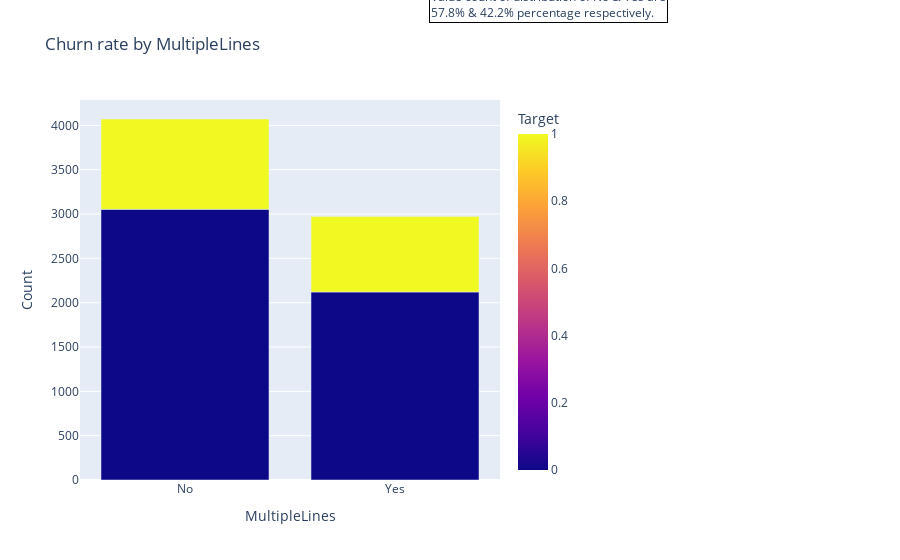
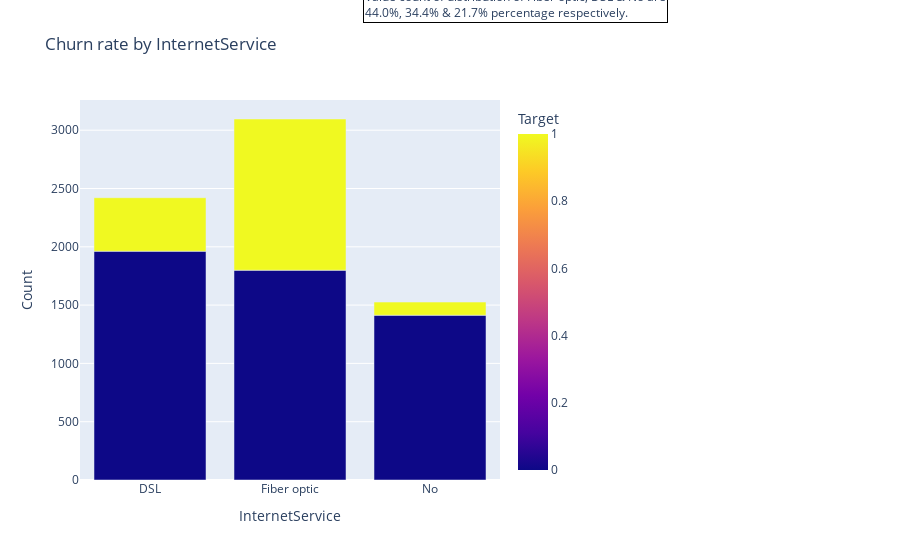
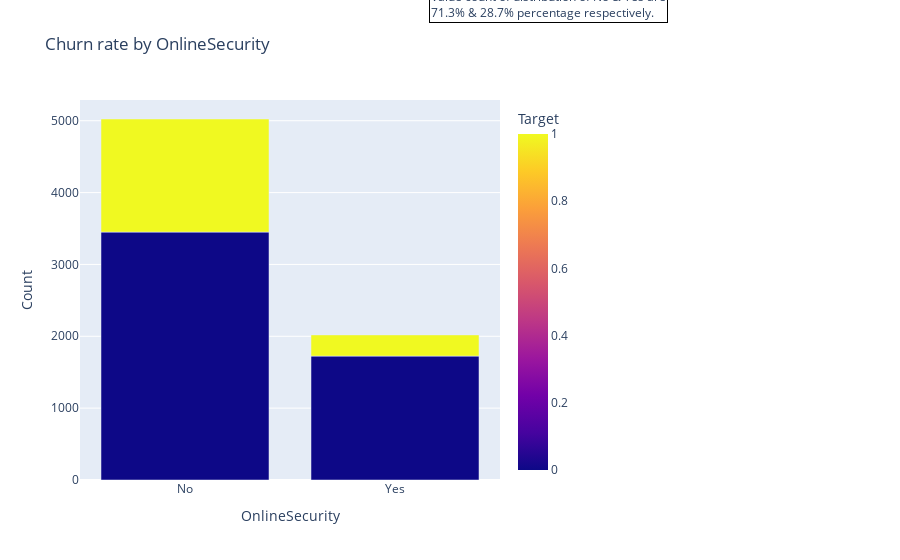

The notebook cell saved with these charts, in order:
### Markdown cell above
### Иследуем распределение по сервисам

### Code cell
bar('MultipleLines')
bar('InternetService')
bar('OnlineSecurity')
bar('OnlineBackup')
bar('DeviceProtection')
bar('TechSupport')
bar('StreamingTV')
bar('StreamingMovies')

### Figure 1 — Plotly figure (JSON) as saved in the notebook; plotly's stock layout.template omitted (floating-point values rounded to 4 significant figures)
{"data": [{"alignmentgroup": "True", "hovertemplate": "MultipleLines=%{x}<br>Count=%{y}<br>Target=%{marker.color}<extra></extra>", "legendgroup": "", "marker": {"color": [0, 1, 0, 1], "coloraxis": "coloraxis", "pattern": {"shape": ""}}, "name": "", "offsetgroup": "", "orientation": "v", "showlegend": false, "textposition": "auto", "type": "bar", "x": ["No", "No", "Yes", "Yes"], "xaxis": "x", "y": [3053, 1019, 2121, 850], "yaxis": "y"}], "layout": {"annotations": [{"align": "left", "bordercolor": "black", "borderwidth": 1, "showarrow": false, "text": "Value count of distribution of No & Yes are<br>57.8% & 42.2% percentage respectively.", "x": 1.4, "xref": "paper", "y": 1.3, "yref": "paper"}], "barmode": "group", "coloraxis": {"colorbar": {"title": {"text": "Target"}}, "colorscale": [[0, "#0d0887"], [0.1111, "#46039f"], [0.2222, "#7201a8"], [0.3333, "#9c179e"], [0.4444, "#bd3786"], [0.5556, "#d8576b"], [0.6667, "#ed7953"], [0.7778, "#fb9f3a"], [0.8889, "#fdca26"], [1, "#f0f921"]]}, "legend": {"tracegroupgap": 0}, "margin": {"r": 400}, "title": {"text": "Churn rate by MultipleLines"}, "xaxis": {"anchor": "y", "domain": [0, 1], "title": {"text": "MultipleLines"}}, "yaxis": {"anchor": "x", "domain": [0, 1], "title": {"text": "Count"}}}}

### Figure 2 — Plotly figure (JSON) as saved in the notebook; plotly's stock layout.template omitted (floating-point values rounded to 4 significant figures)
{"data": [{"alignmentgroup": "True", "hovertemplate": "InternetService=%{x}<br>Count=%{y}<br>Target=%{marker.color}<extra></extra>", "legendgroup": "", "marker": {"color": [0, 1, 0, 1, 0, 1], "coloraxis": "coloraxis", "pattern": {"shape": ""}}, "name": "", "offsetgroup": "", "orientation": "v", "showlegend": false, "textposition": "auto", "type": "bar", "x": ["DSL", "DSL", "Fiber optic", "Fiber optic", "No", "No"], "xaxis": "x", "y": [1962, 459, 1799, 1297, 1413, 113], "yaxis": "y"}], "layout": {"annotations": [{"align": "left", "bordercolor": "black", "borderwidth": 1, "showarrow": false, "text": "Value count of distribution of Fiber optic, DSL & No are<br>44.0%, 34.4% & 21.7% percentage respectively.", "x": 1.4, "xref": "paper", "y": 1.3, "yref": "paper"}], "barmode": "group", "coloraxis": {"colorbar": {"title": {"text": "Target"}}, "colorscale": [[0, "#0d0887"], [0.1111, "#46039f"], [0.2222, "#7201a8"], [0.3333, "#9c179e"], [0.4444, "#bd3786"], [0.5556, "#d8576b"], [0.6667, "#ed7953"], [0.7778, "#fb9f3a"], [0.8889, "#fdca26"], [1, "#f0f921"]]}, "legend": {"tracegroupgap": 0}, "margin": {"r": 400}, "title": {"text": "Churn rate by InternetService"}, "xaxis": {"anchor": "y", "domain": [0, 1], "title": {"text": "InternetService"}}, "yaxis": {"anchor": "x", "domain": [0, 1], "title": {"text": "Count"}}}}

### Figure 3 — Plotly figure (JSON) as saved in the notebook; plotly's stock layout.template omitted (floating-point values rounded to 4 significant figures)
{"data": [{"alignmentgroup": "True", "hovertemplate": "OnlineSecurity=%{x}<br>Count=%{y}<br>Target=%{marker.color}<extra></extra>", "legendgroup": "", "marker": {"color": [0, 1, 0, 1], "coloraxis": "coloraxis", "pattern": {"shape": ""}}, "name": "", "offsetgroup": "", "orientation": "v", "showlegend": false, "textposition": "auto", "type": "bar", "x": ["No", "No", "Yes", "Yes"], "xaxis": "x", "y": [3450, 1574, 1724, 295], "yaxis": "y"}], "layout": {"annotations": [{"align": "left", "bordercolor": "black", "borderwidth": 1, "showarrow": false, "text": "Value count of distribution of No & Yes are<br>71.3% & 28.7% percentage respectively.", "x": 1.4, "xref": "paper", "y": 1.3, "yref": "paper"}], "barmode": "group", "coloraxis": {"colorbar": {"title": {"text": "Target"}}, "colorscale": [[0, "#0d0887"], [0.1111, "#46039f"], [0.2222, "#7201a8"], [0.3333, "#9c179e"], [0.4444, "#bd3786"], [0.5556, "#d8576b"], [0.6667, "#ed7953"], [0.7778, "#fb9f3a"], [0.8889, "#fdca26"], [1, "#f0f921"]]}, "legend": {"tracegroupgap": 0}, "margin": {"r": 400}, "title": {"text": "Churn rate by OnlineSecurity"}, "xaxis": {"anchor": "y", "domain": [0, 1], "title": {"text": "OnlineSecurity"}}, "yaxis": {"anchor": "x", "domain": [0, 1], "title": {"text": "Count"}}}}
